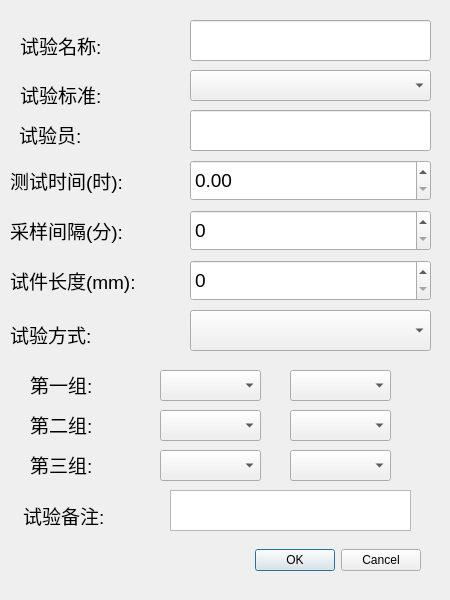
<?xml version="1.0" encoding="UTF-8"?>
<ui version="4.0">
 <class>Dlg_NewTest</class>
 <widget class="QDialog" name="Dlg_NewTest">
  <property name="geometry">
   <rect>
    <x>0</x>
    <y>0</y>
    <width>450</width>
    <height>600</height>
   </rect>
  </property>
  <property name="windowTitle">
   <string>Dialog</string>
  </property>
  <widget class="QDialogButtonBox" name="buttonBox">
   <property name="geometry">
    <rect>
     <x>80</x>
     <y>540</y>
     <width>341</width>
     <height>41</height>
    </rect>
   </property>
   <property name="orientation">
    <enum>Qt::Horizontal</enum>
   </property>
   <property name="standardButtons">
    <set>QDialogButtonBox::Cancel|QDialogButtonBox::Ok</set>
   </property>
  </widget>
  <widget class="QLabel" name="label_item_name">
   <property name="geometry">
    <rect>
     <x>20</x>
     <y>20</y>
     <width>161</width>
     <height>51</height>
    </rect>
   </property>
   <property name="font">
    <font>
     <pointsize>9</pointsize>
    </font>
   </property>
   <property name="text">
    <string>&lt;html&gt;&lt;head/&gt;&lt;body&gt;&lt;p&gt;&lt;span style=&quot; font-size:14pt;&quot;&gt;试验名称:&lt;/span&gt;&lt;/p&gt;&lt;/body&gt;&lt;/html&gt;</string>
   </property>
  </widget>
  <widget class="QLineEdit" name="lineEdit_item_name">
   <property name="geometry">
    <rect>
     <x>190</x>
     <y>20</y>
     <width>241</width>
     <height>41</height>
    </rect>
   </property>
   <property name="sizePolicy">
    <sizepolicy hsizetype="Expanding" vsizetype="Preferred">
     <horstretch>0</horstretch>
     <verstretch>0</verstretch>
    </sizepolicy>
   </property>
   <property name="font">
    <font>
     <pointsize>14</pointsize>
    </font>
   </property>
  </widget>
  <widget class="QLabel" name="label_standard">
   <property name="geometry">
    <rect>
     <x>20</x>
     <y>80</y>
     <width>161</width>
     <height>27</height>
    </rect>
   </property>
   <property name="font">
    <font>
     <pointsize>9</pointsize>
    </font>
   </property>
   <property name="text">
    <string>&lt;html&gt;&lt;head/&gt;&lt;body&gt;&lt;p&gt;&lt;span style=&quot; font-size:14pt;&quot;&gt;试验标准:&lt;/span&gt;&lt;/p&gt;&lt;/body&gt;&lt;/html&gt;</string>
   </property>
  </widget>
  <widget class="QComboBox" name="cb_standard">
   <property name="geometry">
    <rect>
     <x>190</x>
     <y>70</y>
     <width>241</width>
     <height>31</height>
    </rect>
   </property>
  </widget>
  <widget class="QLabel" name="label_tester">
   <property name="geometry">
    <rect>
     <x>19</x>
     <y>120</y>
     <width>171</width>
     <height>30</height>
    </rect>
   </property>
   <property name="font">
    <font>
     <pointsize>9</pointsize>
    </font>
   </property>
   <property name="text">
    <string>&lt;html&gt;&lt;head/&gt;&lt;body&gt;&lt;p&gt;&lt;span style=&quot; font-size:14pt;&quot;&gt;试验员:&lt;/span&gt;&lt;/p&gt;&lt;/body&gt;&lt;/html&gt;</string>
   </property>
  </widget>
  <widget class="QLineEdit" name="lineEdit_tester">
   <property name="geometry">
    <rect>
     <x>190</x>
     <y>110</y>
     <width>241</width>
     <height>41</height>
    </rect>
   </property>
   <property name="sizePolicy">
    <sizepolicy hsizetype="Expanding" vsizetype="Preferred">
     <horstretch>0</horstretch>
     <verstretch>0</verstretch>
    </sizepolicy>
   </property>
   <property name="font">
    <font>
     <pointsize>14</pointsize>
    </font>
   </property>
  </widget>
  <widget class="QLabel" name="label_testarea_sq">
   <property name="geometry">
    <rect>
     <x>10</x>
     <y>150</y>
     <width>181</width>
     <height>61</height>
    </rect>
   </property>
   <property name="font">
    <font>
     <pointsize>9</pointsize>
    </font>
   </property>
   <property name="text">
    <string>&lt;html&gt;&lt;head/&gt;&lt;body&gt;&lt;p&gt;&lt;span style=&quot; font-size:14pt;&quot;&gt;测试时间(时):&lt;/span&gt;&lt;/p&gt;&lt;/body&gt;&lt;/html&gt;</string>
   </property>
  </widget>
  <widget class="QDoubleSpinBox" name="doubleSpinBox_time_sq">
   <property name="geometry">
    <rect>
     <x>190</x>
     <y>160</y>
     <width>241</width>
     <height>41</height>
    </rect>
   </property>
   <property name="sizePolicy">
    <sizepolicy hsizetype="Minimum" vsizetype="Preferred">
     <horstretch>0</horstretch>
     <verstretch>0</verstretch>
    </sizepolicy>
   </property>
   <property name="font">
    <font>
     <pointsize>14</pointsize>
    </font>
   </property>
  </widget>
  <widget class="QLabel" name="label_backup">
   <property name="geometry">
    <rect>
     <x>23</x>
     <y>480</y>
     <width>141</width>
     <height>71</height>
    </rect>
   </property>
   <property name="font">
    <font>
     <pointsize>9</pointsize>
    </font>
   </property>
   <property name="text">
    <string>&lt;html&gt;&lt;head/&gt;&lt;body&gt;&lt;p&gt;&lt;span style=&quot; font-size:14pt;&quot;&gt;试验备注:&lt;/span&gt;&lt;/p&gt;&lt;/body&gt;&lt;/html&gt;</string>
   </property>
  </widget>
  <widget class="QTextEdit" name="te_backup">
   <property name="geometry">
    <rect>
     <x>170</x>
     <y>490</y>
     <width>241</width>
     <height>41</height>
    </rect>
   </property>
  </widget>
  <widget class="QLabel" name="label_test_type">
   <property name="geometry">
    <rect>
     <x>10</x>
     <y>320</y>
     <width>151</width>
     <height>27</height>
    </rect>
   </property>
   <property name="font">
    <font>
     <pointsize>9</pointsize>
    </font>
   </property>
   <property name="text">
    <string>&lt;html&gt;&lt;head/&gt;&lt;body&gt;&lt;p&gt;&lt;span style=&quot; font-size:14pt;&quot;&gt;试验方式:&lt;/span&gt;&lt;/p&gt;&lt;/body&gt;&lt;/html&gt;</string>
   </property>
  </widget>
  <widget class="QComboBox" name="cb_test_type">
   <property name="geometry">
    <rect>
     <x>190</x>
     <y>310</y>
     <width>241</width>
     <height>41</height>
    </rect>
   </property>
  </widget>
  <widget class="QLabel" name="label_test_arr1">
   <property name="geometry">
    <rect>
     <x>30</x>
     <y>370</y>
     <width>150</width>
     <height>30</height>
    </rect>
   </property>
   <property name="font">
    <font>
     <pointsize>9</pointsize>
    </font>
   </property>
   <property name="text">
    <string>&lt;html&gt;&lt;head/&gt;&lt;body&gt;&lt;p&gt;&lt;span style=&quot; font-size:14pt;&quot;&gt;第一组:&lt;/span&gt;&lt;/p&gt;&lt;/body&gt;&lt;/html&gt;</string>
   </property>
  </widget>
  <widget class="QLabel" name="label_test_arr2">
   <property name="geometry">
    <rect>
     <x>30</x>
     <y>410</y>
     <width>150</width>
     <height>30</height>
    </rect>
   </property>
   <property name="font">
    <font>
     <pointsize>9</pointsize>
    </font>
   </property>
   <property name="text">
    <string>&lt;html&gt;&lt;head/&gt;&lt;body&gt;&lt;p&gt;&lt;span style=&quot; font-size:14pt;&quot;&gt;第二组:&lt;/span&gt;&lt;/p&gt;&lt;/body&gt;&lt;/html&gt;</string>
   </property>
  </widget>
  <widget class="QLabel" name="label_test_arr3">
   <property name="geometry">
    <rect>
     <x>30</x>
     <y>450</y>
     <width>150</width>
     <height>30</height>
    </rect>
   </property>
   <property name="font">
    <font>
     <pointsize>9</pointsize>
    </font>
   </property>
   <property name="text">
    <string>&lt;html&gt;&lt;head/&gt;&lt;body&gt;&lt;p&gt;&lt;span style=&quot; font-size:14pt;&quot;&gt;第三组:&lt;/span&gt;&lt;/p&gt;&lt;/body&gt;&lt;/html&gt;</string>
   </property>
  </widget>
  <widget class="QComboBox" name="cb_arr1_1">
   <property name="geometry">
    <rect>
     <x>160</x>
     <y>370</y>
     <width>101</width>
     <height>31</height>
    </rect>
   </property>
  </widget>
  <widget class="QComboBox" name="cb_arr1_2">
   <property name="geometry">
    <rect>
     <x>290</x>
     <y>370</y>
     <width>101</width>
     <height>31</height>
    </rect>
   </property>
  </widget>
  <widget class="QComboBox" name="cb_arr2_1">
   <property name="geometry">
    <rect>
     <x>160</x>
     <y>410</y>
     <width>101</width>
     <height>31</height>
    </rect>
   </property>
  </widget>
  <widget class="QComboBox" name="cb_arr2_2">
   <property name="geometry">
    <rect>
     <x>290</x>
     <y>410</y>
     <width>101</width>
     <height>31</height>
    </rect>
   </property>
  </widget>
  <widget class="QComboBox" name="cb_arr3_1">
   <property name="geometry">
    <rect>
     <x>160</x>
     <y>450</y>
     <width>101</width>
     <height>31</height>
    </rect>
   </property>
  </widget>
  <widget class="QComboBox" name="cb_arr3_2">
   <property name="geometry">
    <rect>
     <x>290</x>
     <y>450</y>
     <width>101</width>
     <height>31</height>
    </rect>
   </property>
  </widget>
  <widget class="QLabel" name="label_sample_interval">
   <property name="geometry">
    <rect>
     <x>10</x>
     <y>200</y>
     <width>181</width>
     <height>61</height>
    </rect>
   </property>
   <property name="font">
    <font>
     <pointsize>9</pointsize>
    </font>
   </property>
   <property name="text">
    <string>&lt;html&gt;&lt;head/&gt;&lt;body&gt;&lt;p&gt;&lt;span style=&quot; font-size:14pt;&quot;&gt;采样间隔(分):&lt;/span&gt;&lt;/p&gt;&lt;/body&gt;&lt;/html&gt;</string>
   </property>
  </widget>
  <widget class="QDoubleSpinBox" name="doubleSpinBox_sample_interval">
   <property name="geometry">
    <rect>
     <x>190</x>
     <y>210</y>
     <width>241</width>
     <height>41</height>
    </rect>
   </property>
   <property name="sizePolicy">
    <sizepolicy hsizetype="Minimum" vsizetype="Preferred">
     <horstretch>0</horstretch>
     <verstretch>0</verstretch>
    </sizepolicy>
   </property>
   <property name="font">
    <font>
     <pointsize>14</pointsize>
    </font>
   </property>
   <property name="decimals">
    <number>0</number>
   </property>
  </widget>
  <widget class="QLabel" name="label_test_len">
   <property name="geometry">
    <rect>
     <x>10</x>
     <y>250</y>
     <width>181</width>
     <height>61</height>
    </rect>
   </property>
   <property name="font">
    <font>
     <pointsize>9</pointsize>
    </font>
   </property>
   <property name="text">
    <string>&lt;html&gt;&lt;head/&gt;&lt;body&gt;&lt;p&gt;&lt;span style=&quot; font-size:14pt;&quot;&gt;试件长度(mm):&lt;/span&gt;&lt;/p&gt;&lt;/body&gt;&lt;/html&gt;</string>
   </property>
  </widget>
  <widget class="QDoubleSpinBox" name="doubleSpinBox_test_len">
   <property name="geometry">
    <rect>
     <x>190</x>
     <y>260</y>
     <width>241</width>
     <height>41</height>
    </rect>
   </property>
   <property name="sizePolicy">
    <sizepolicy hsizetype="Minimum" vsizetype="Preferred">
     <horstretch>0</horstretch>
     <verstretch>0</verstretch>
    </sizepolicy>
   </property>
   <property name="font">
    <font>
     <pointsize>14</pointsize>
    </font>
   </property>
   <property name="decimals">
    <number>0</number>
   </property>
  </widget>
 </widget>
 <resources/>
 <connections>
  <connection>
   <sender>buttonBox</sender>
   <signal>accepted()</signal>
   <receiver>Dlg_NewTest</receiver>
   <slot>accept()</slot>
   <hints>
    <hint type="sourcelabel">
     <x>248</x>
     <y>254</y>
    </hint>
    <hint type="destinationlabel">
     <x>157</x>
     <y>274</y>
    </hint>
   </hints>
  </connection>
  <connection>
   <sender>buttonBox</sender>
   <signal>rejected()</signal>
   <receiver>Dlg_NewTest</receiver>
   <slot>reject()</slot>
   <hints>
    <hint type="sourcelabel">
     <x>316</x>
     <y>260</y>
    </hint>
    <hint type="destinationlabel">
     <x>286</x>
     <y>274</y>
    </hint>
   </hints>
  </connection>
 </connections>
</ui>
